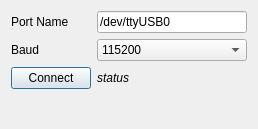
<?xml version="1.0" encoding="UTF-8"?>
<ui version="4.0">
 <class>SerialPortConnectUI</class>
 <widget class="QDialog" name="SerialPortConnectUI">
  <property name="geometry">
   <rect>
    <x>0</x>
    <y>0</y>
    <width>258</width>
    <height>129</height>
   </rect>
  </property>
  <property name="sizePolicy">
   <sizepolicy hsizetype="Preferred" vsizetype="Minimum">
    <horstretch>0</horstretch>
    <verstretch>0</verstretch>
   </sizepolicy>
  </property>
  <property name="windowTitle">
   <string>Serial Port Connection</string>
  </property>
  <layout class="QFormLayout" name="formLayout">
   <item row="0" column="0">
    <widget class="QLabel" name="label">
     <property name="text">
      <string>Port Name</string>
     </property>
    </widget>
   </item>
   <item row="2" column="0">
    <widget class="QLabel" name="label_2">
     <property name="text">
      <string>Baud</string>
     </property>
    </widget>
   </item>
   <item row="2" column="1">
    <widget class="QComboBox" name="baudSel">
     <property name="currentIndex">
      <number>5</number>
     </property>
     <item>
      <property name="text">
       <string>4800</string>
      </property>
     </item>
     <item>
      <property name="text">
       <string>9600</string>
      </property>
     </item>
     <item>
      <property name="text">
       <string>19200</string>
      </property>
     </item>
     <item>
      <property name="text">
       <string>38400</string>
      </property>
     </item>
     <item>
      <property name="text">
       <string>57600</string>
      </property>
     </item>
     <item>
      <property name="text">
       <string>115200</string>
      </property>
     </item>
     <item>
      <property name="text">
       <string>230400</string>
      </property>
     </item>
    </widget>
   </item>
   <item row="4" column="0">
    <widget class="QPushButton" name="connectBtn">
     <property name="text">
      <string>Connect</string>
     </property>
    </widget>
   </item>
   <item row="4" column="1">
    <widget class="QLabel" name="statusLbl">
     <property name="font">
      <font>
       <italic>true</italic>
      </font>
     </property>
     <property name="text">
      <string>status</string>
     </property>
    </widget>
   </item>
   <item row="0" column="1">
    <widget class="QLineEdit" name="portSel">
     <property name="text">
      <string>/dev/ttyUSB0</string>
     </property>
    </widget>
   </item>
  </layout>
 </widget>
 <resources/>
 <connections/>
</ui>
